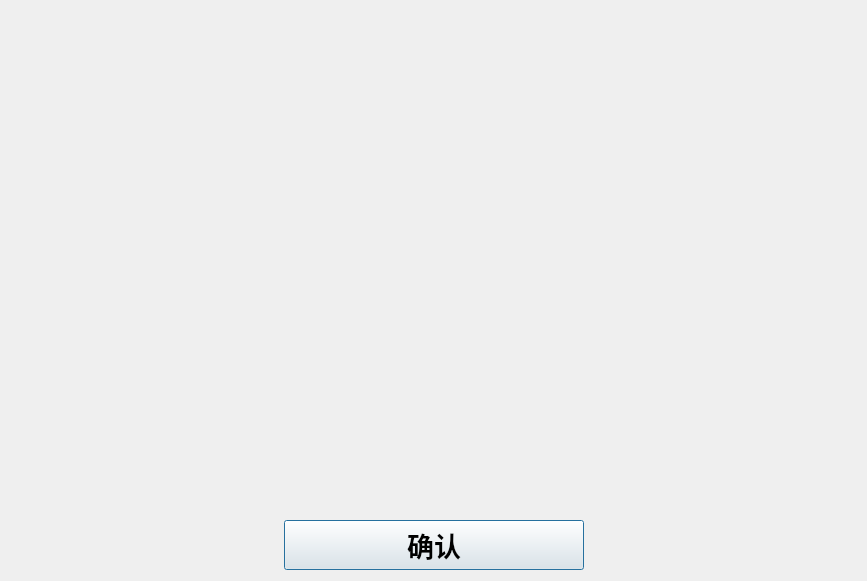
<?xml version="1.0" encoding="UTF-8"?>
<ui version="4.0">
 <class>qg_MyMessageBoxClass</class>
 <widget class="QDialog" name="qg_MyMessageBoxClass">
  <property name="geometry">
   <rect>
    <x>0</x>
    <y>0</y>
    <width>867</width>
    <height>581</height>
   </rect>
  </property>
  <property name="windowTitle">
   <string>提示</string>
  </property>
  <layout class="QVBoxLayout" name="verticalLayout" stretch="6,1">
   <item>
    <layout class="QHBoxLayout" name="horizontalLayout_2" stretch="1,8">
     <item>
      <widget class="QLabel" name="label_2">
       <property name="text">
        <string/>
       </property>
       <property name="pixmap">
        <pixmap resource="../../imgResource.qrc">:/icons/icons8-警告-64.png</pixmap>
       </property>
       <property name="alignment">
        <set>Qt::AlignCenter</set>
       </property>
      </widget>
     </item>
     <item>
      <widget class="QLabel" name="label">
       <property name="font">
        <font>
         <pointsize>40</pointsize>
        </font>
       </property>
       <property name="text">
        <string/>
       </property>
       <property name="alignment">
        <set>Qt::AlignCenter</set>
       </property>
       <property name="wordWrap">
        <bool>true</bool>
       </property>
      </widget>
     </item>
    </layout>
   </item>
   <item>
    <layout class="QHBoxLayout" name="horizontalLayout">
     <item>
      <spacer name="horizontalSpacer">
       <property name="orientation">
        <enum>Qt::Horizontal</enum>
       </property>
       <property name="sizeHint" stdset="0">
        <size>
         <width>40</width>
         <height>20</height>
        </size>
       </property>
      </spacer>
     </item>
     <item>
      <widget class="QPushButton" name="pushButton_OK">
       <property name="minimumSize">
        <size>
         <width>300</width>
         <height>50</height>
        </size>
       </property>
       <property name="maximumSize">
        <size>
         <width>300</width>
         <height>16777215</height>
        </size>
       </property>
       <property name="font">
        <font>
         <pointsize>20</pointsize>
         <weight>75</weight>
         <bold>true</bold>
        </font>
       </property>
       <property name="text">
        <string>确认</string>
       </property>
      </widget>
     </item>
     <item>
      <spacer name="horizontalSpacer_2">
       <property name="orientation">
        <enum>Qt::Horizontal</enum>
       </property>
       <property name="sizeHint" stdset="0">
        <size>
         <width>40</width>
         <height>20</height>
        </size>
       </property>
      </spacer>
     </item>
    </layout>
   </item>
  </layout>
 </widget>
 <layoutdefault spacing="6" margin="11"/>
 <resources>
  <include location="../../imgResource.qrc"/>
 </resources>
 <connections/>
</ui>
